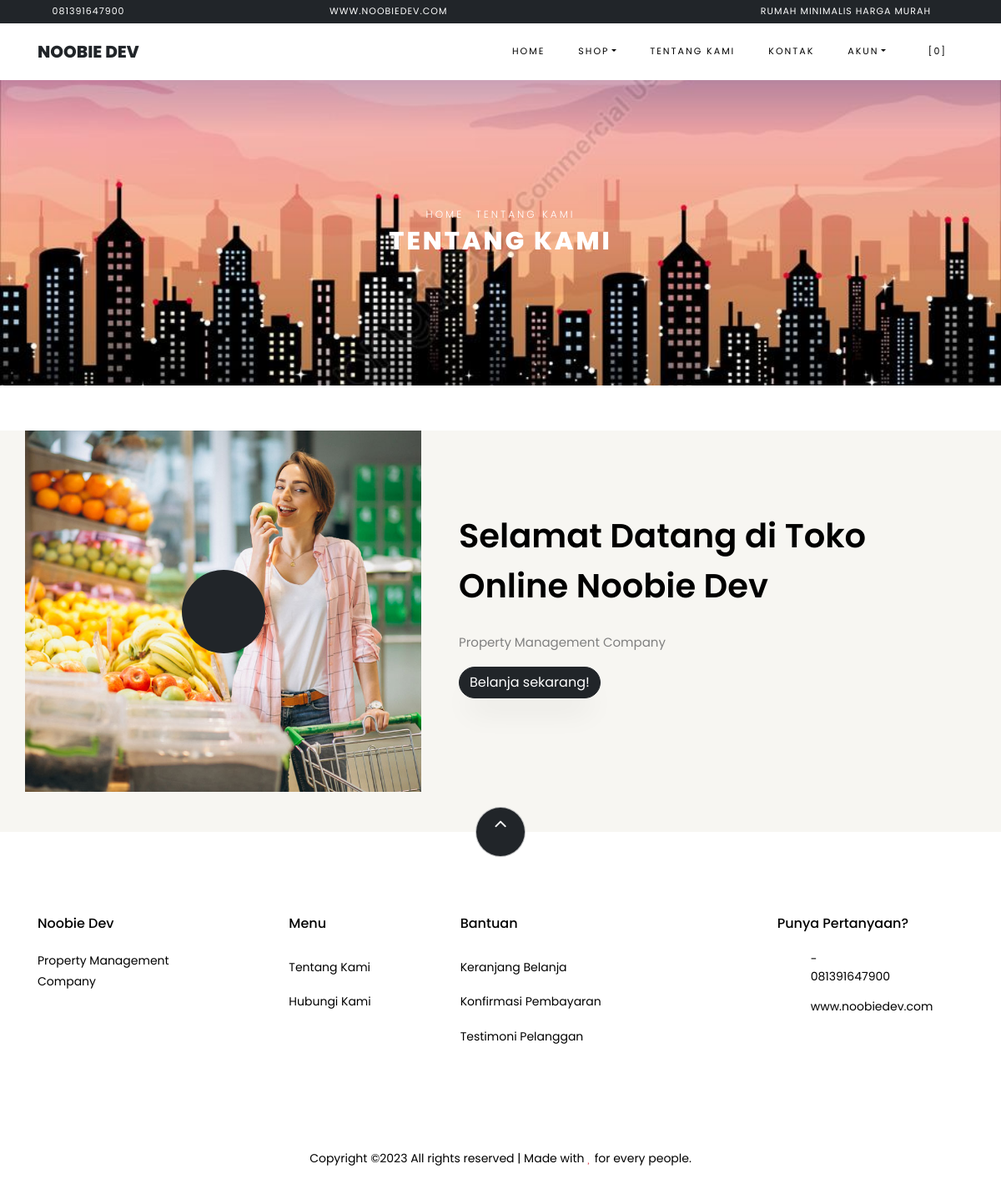
Page /index.php/pages/about on the committed database.
### tables this page shows
CREATE TABLE `settings` (
  `id` int(10) NOT NULL,
  `key` varchar(32) NOT NULL,
  `content` text NOT NULL
);

### application/helpers/themes_helper.php (called while the page is built, shortened)
<?php
if ( ! function_exists('get_theme_name'))
{
    function get_theme_name() {
        $current_theme = get_settings('current_theme_name');
        return ($current_theme) ? $current_theme : false;
    }
}
if ( ! function_exists('get_template_part'))
{
    function get_template_part($file_name = null, $params = array()) {
        if ($file_name !== '') {
            $current_theme = get_theme_name();
            if ( file_exists($file_location = VIEWPATH .'themes/'. $current_theme .'/'. $file_name .'.php')) {
                $CI =& get_instance();
                $CI->load->view('themes/'. $current_theme .'/'. $file_name, $params);
            }
            else {
                echo '<div>Kesalahan: berkas tema <b>'. $file_name .'.php</b> tidak ditemukan.<br>Lokasi berkas: <b>'. $file_location .'</b></div>';
            }
        }
    }
}
if ( ! function_exists('get_header'))
{
    function get_header($params = null, $section = '', $current_section = '') {
        $load_params = array();
        if ( is_null($params)) {
            $load_params['title'] = get_settings('site_name');
        }
        else if ( is_string($params)) {
            $load_params['title'] = $params;
        }
        $load_params['sidebar_section'] = $section;
        $load_params['current_section'] = $current_section;
        get_template_part('header', $load_params);
    }
}
if ( ! function_exists('get_footer'))
{
    function get_footer($params = array()) {
        get_template_part('footer', $params);
    }
}
if ( ! function_exists('get_theme_uri'))
{
    function get_theme_uri($file_name = null, $theme_name = NULL)
    {
        $theme_name = ($theme_name == NULL) ? get_theme_name() : $theme_name;
        return is_null($file_name) ? base_url('assets/themes/'. $theme_name .'/') : base_url('assets/themes/'. $theme_name .'/'. $file_name) ;
    }
}

### application/controllers/Pages.php (called while the page is built, shortened)
<?php
class Pages extends CI_Controller {
    public function about()
    {
        $params['reviews'] = $this->review->get_all_reviews();
        get_header(get_store_name());
        get_template_part('pages/about', $params);
        get_footer();
    }
}

### index.php (called while the page is built, shortened)
<?php
require_once BASEPATH . 'core/CodeIgniter.php';

### application/helpers/global_helper.php (called while the page is built, shortened)
<?php
if (!function_exists('get_settings')) {
    function get_settings($key = '')
    {
        $CI = &get_instance();
        $row = $CI->db
            ->select('content')
            ->where('key', $key)
            ->get('settings')
            ->row();
        return $row->content;
    }
}
if (!function_exists('get_store_name')) {
    function get_store_name()
    {
        return get_settings('store_name');
    }
}

### application/helpers/session_helper.php (called while the page is built, shortened)
<?php
if (!function_exists('init')) {
    function init()
    {
        $CI = &get_instance();
        return $CI;
    }
}
if (!function_exists('session_data')) {
    function session_data()
    {
        $CI = init();
        $read_session_in_cookie = get_cookie('__ACTIVE_SESSION_DATA');
        $read_session_in_session = $CI->session->userdata('__ACTIVE_SESSION_DATA');
        if ($read_session_in_cookie) {
            $read_data = $CI->encryption->decrypt($read_session_in_cookie);
            $read_data = json_decode($read_data);
            return $read_data;
        } else if ($read_session_in_session) {
            $read_data = $CI->encryption->decrypt($read_session_in_session);
            $read_data = json_decode($read_data);
            return $read_data;
        } else {
            $default_session = new stdClass();
            $default_session->is_login = FALSE;
            $default_session->user_id = 0;
            $default_session->login_at = 0;
            $default_session->remember_me = FALSE;
            return $default_session;
        }
    }
}

### application/views/themes/vegefoods/pages/about.php (the view, shortened to what this page needs)
<div class="hero-wrap hero-bread" style="background-image: url('<?php echo get_theme_uri('images/build1.jpg'); ?>');">
    <div class="container">
      <div class="row no-gutters slider-text align-items-center justify-content-center">
        <div class="col-md-9 ftco-animate text-center">
            <p class="breadcrumbs"><span class="mr-2"><?php echo anchor(base_url(), 'Home'); ?></span> <span>Tentang Kami</span></p>
          <h1 class="mb-0 bread">Tentang Kami</h1>
        </div>
      </div>
    </div>
  </div>
  <br><br>
  <section class="ftco-section ftco-no-pb ftco-no-pt bg-light">
          <div class="container">
              <div class="row">
                  <div class="col-md-5 p-md-5 img img-2 d-flex justify-content-center align-items-center" style="background-image: url(<?php echo get_theme_uri('images/about.jpg'); ?>);">
                      <a href="https://vimeo.com/45830194" class="icon popup-vimeo d-flex justify-content-center align-items-center">
                          <span class="icon-play"></span>
                      </a>
                  </div>
                  <div class="col-md-7 py-5 wrap-about pb-md-5 ftco-animate">
            <div class="heading-section-bold mb-4 mt-md-5">
                <div class="ml-md-0">
                  <h2 class="mb-4">Selamat Datang di Toko Online <?php echo get_store_name(); ?></h2>
              </div>
            </div>
            <div class="pb-md-5">
                <p><?php echo get_settings('store_description'); ?></p>
                          <p><a href="<?php echo site_url('browse'); ?>" class="btn btn-primary">Belanja sekarang!</a></p>
                      </div>
                  </div>
              </div>
          </div>
      </section>

### application/views/themes/vegefoods/header.php (shortened to what this page needs)
?><!DOCTYPE html>
<html lang="en">
  <head>
    <link rel="stylesheet" href="<?php echo get_theme_uri('css/open-iconic-bootstrap.min.css'); ?>">
    <link rel="stylesheet" href="<?php echo get_theme_uri('css/animate.css'); ?>">
    <link rel="stylesheet" href="<?php echo get_theme_uri('css/owl.carousel.min.css'); ?>">
    <link rel="stylesheet" href="<?php echo get_theme_uri('css/owl.theme.default.min.css'); ?>">
    <link rel="stylesheet" href="<?php echo get_theme_uri('css/magnific-popup.css'); ?>">
    <link rel="stylesheet" href="<?php echo get_theme_uri('css/aos.css'); ?>">
	<link rel="stylesheet" href="<?php echo get_theme_uri('css/ionicons.min.css'); ?>">
	<link rel="stylesheet" href="<?php echo get_theme_uri('js/plugins/@fortawesome/fontawesome-free/css/all.min.css', 'argon'); ?>">
    <link rel="stylesheet" href="<?php echo get_theme_uri('css/bootstrap-datepicker.css'); ?>">
    <link rel="stylesheet" href="<?php echo get_theme_uri('css/jquery.timepicker.css'); ?>">
    <link rel="stylesheet" href="<?php echo get_theme_uri('css/flaticon.css'); ?>">
    <link rel="stylesheet" href="<?php echo get_theme_uri('css/icomoon.css'); ?>">
	<link rel="stylesheet" href="<?php echo get_theme_uri('css/style.css'); ?>">
	<link rel="stylesheet" href="<?php echo base_url('assets/plugins/toastr/toastr.min.css'); ?>">
  </head>
  <body class="goto-here">
		<div class="py-1 bg-primary">
    	<div class="container">
    		<div class="row no-gutters d-flex align-items-start align-items-center px-md-0">
	    		<div class="col-lg-12 d-block">
		    		<div class="row d-flex">
		    			<div class="col-md pr-4 d-flex topper align-items-center">
					    	<div class="icon mr-2 d-flex justify-content-center align-items-center"><span class="icon-phone2"></span></div>
						    <span class="text"><?php echo get_settings('store_phone_number'); ?></span>
					    </div>
					    <div class="col-md pr-4 d-flex topper align-items-center">
					    	<div class="icon mr-2 d-flex justify-content-center align-items-center"><span class="icon-paper-plane"></span></div>
						    <span class="text"><?php echo get_settings('store_email'); ?></span>
					    </div>
					    <div class="col-md-5 pr-4 d-flex topper align-items-center text-lg-right">
						    <span class="text"><?php echo get_settings('store_tagline'); ?></span>
					    </div>
				    </div>
			    </div>
		    </div>
		  </div>
    </div>
    <nav class="navbar navbar-expand-lg navbar-dark ftco_navbar bg-dark ftco-navbar-light" id="ftco-navbar">
	    <div class="container">
	      <a class="navbar-brand" href="<?php echo base_url(); ?>"><?php echo get_store_name(); ?></a>
	      <div class="collapse navbar-collapse" id="ftco-nav">
	        <ul class="navbar-nav ml-auto">
	          <li class="nav-item active"><a href="<?php echo base_url(); ?>" class="nav-link">Home</a></li>
	          <li class="nav-item dropdown">
              <a class="nav-link dropdown-toggle" href="#" id="dropdown04" data-toggle="dropdown" aria-haspopup="true" aria-expanded="false">Shop</a>
            </li>
	          <li class="nav-item"><a href="<?php echo site_url('pages/about'); ?>" class="nav-link">Tentang Kami</a></li>
              <li class="nav-item"><a href="<?php echo site_url('pages/contact'); ?>" class="nav-link">Kontak</a></li>
              <li class="nav-item dropdown">
              <a class="nav-link dropdown-toggle" href="#" id="dropdown05" data-toggle="dropdown" aria-haspopup="true" aria-expanded="false">Akun</a>
            </li>
	          <li class="nav-item cta cta-colored"><a href="<?php echo site_url('shop/cart'); ?>" class="nav-link"><span class="icon-shopping_cart"></span>[<span class="cart-item-total">0</span>]</a></li>
	        </ul>
	      </div>
	    </div>
	  </nav>

### application/views/themes/vegefoods/footer.php (shortened to what this page needs)
<section class="ftco-section ftco-no-pt ftco-no-pb py-5 bg-light">
    <div class="container py-4">
    </div>
  </section>
  <footer class="ftco-footer ftco-section">
    <div class="container">
        <div class="row">
            <div class="mouse">
                      <a href="#" class="mouse-icon">
                          <div class="mouse-wheel"><span class="ion-ios-arrow-up"></span></div>
                      </a>
                  </div>
        </div>
      <div class="row mb-5">
        <div class="col-md">
          <div class="ftco-footer-widget mb-4">
            <h2 class="ftco-heading-2"><?php echo get_store_name(); ?></h2>
            <p><?php echo get_settings('store_description'); ?></p>
            <ul class="ftco-footer-social list-unstyled float-md-left float-lft mt-5">
            </ul>
          </div>
        </div>
        <div class="col-md">
          <div class="ftco-footer-widget mb-4 ml-md-5">
            <h2 class="ftco-heading-2">Menu</h2>
            <ul class="list-unstyled">
              <li><a href="<?php echo site_url('pages/about'); ?>" class="py-2 d-block">Tentang Kami</a></li>
              <li><a href="<?php echo site_url('pages/contact'); ?>" class="py-2 d-block">Hubungi Kami</a></li>
            </ul>
          </div>
        </div>
        <div class="col-md-4">
           <div class="ftco-footer-widget mb-4">
            <h2 class="ftco-heading-2">Bantuan</h2>
            <div class="d-flex">
                <ul class="list-unstyled mr-l-5 pr-l-3 mr-4">
                  <li><a href="<?php echo site_url('shop/cart'); ?>" class="py-2 d-block">Keranjang Belanja</a></li>
                  <li><a href="<?php echo site_url('customer/payments/confirm'); ?>" class="py-2 d-block">Konfirmasi Pembayaran</a></li>
                  <li><a href="<?php echo site_url('shop/testimonial'); ?>" class="py-2 d-block">Testimoni Pelanggan</a></li>
                </ul>
              </div>
          </div>
        </div>
        <div class="col-md">
          <div class="ftco-footer-widget mb-4">
              <h2 class="ftco-heading-2">Punya Pertanyaan?</h2>
              <div class="block-23 mb-3">
                <ul>
                  <li><span class="icon icon-map-marker"></span><span class="text"><?php echo get_settings('store_address'); ?></span></li>
                  <li><a href="#"><span class="icon icon-phone"></span><span class="text"><?php echo get_settings('store_phone_number'); ?></span></a></li>
                  <li><a href="#"><span class="icon icon-envelope"></span><span class="text"><?php echo get_settings('store_email'); ?></span></a></li>
                </ul>
              </div>
          </div>
        </div>
      </div>
      <div class="row">
        <div class="col-md-12 text-center">
          <p>
                        Copyright &copy;<script>document.write(new Date().getFullYear());</script> All rights reserved | Made with <i class="icon-heart text-danger" aria-hidden="true"></i> for every people.
                      </p>
        </div>
      </div>
    </div>
  </footer>
</body>
</html>

### assets/themes/vegefoods/css/icomoon.css (style rules this page uses)
[class^="icon-"], [class*=" icon-"] { font-family: 'icomoon' !important; speak: none; font-style: normal; font-weight: normal; font-variant: normal; text-transform: none; line-height: 1; -webkit-font-smoothing: antialiased; -moz-osx-font-smoothing: grayscale; }
.icon-heart:before { content: "\f004"; }
.icon-map-marker:before { content: "\f041"; }
.icon-play:before { content: "\f04b"; }
.icon-phone:before { content: "\f095"; }
.icon-envelope:before { content: "\f0e0"; }
.icon-paper-plane:before { content: "\f1d8"; }
.icon-phone2:before { content: "\e0cd"; }
.icon-shopping_cart:before { content: "\e8cc"; }

### rows in the picture
settings: content "081391647900"
settings: content "WWW.NOOBIEDEV.COM", content "www.noobiedev.com"
settings: content "RUMAH MINIMALIS HARGA MURAH"
settings: content "NOOBIE DEV", content "Noobie Dev"
settings: content (picture)
settings: content "Property Management Company"
settings: content "-"

### other values in the picture
anchor(base_url(), 'Home') "HOME"
